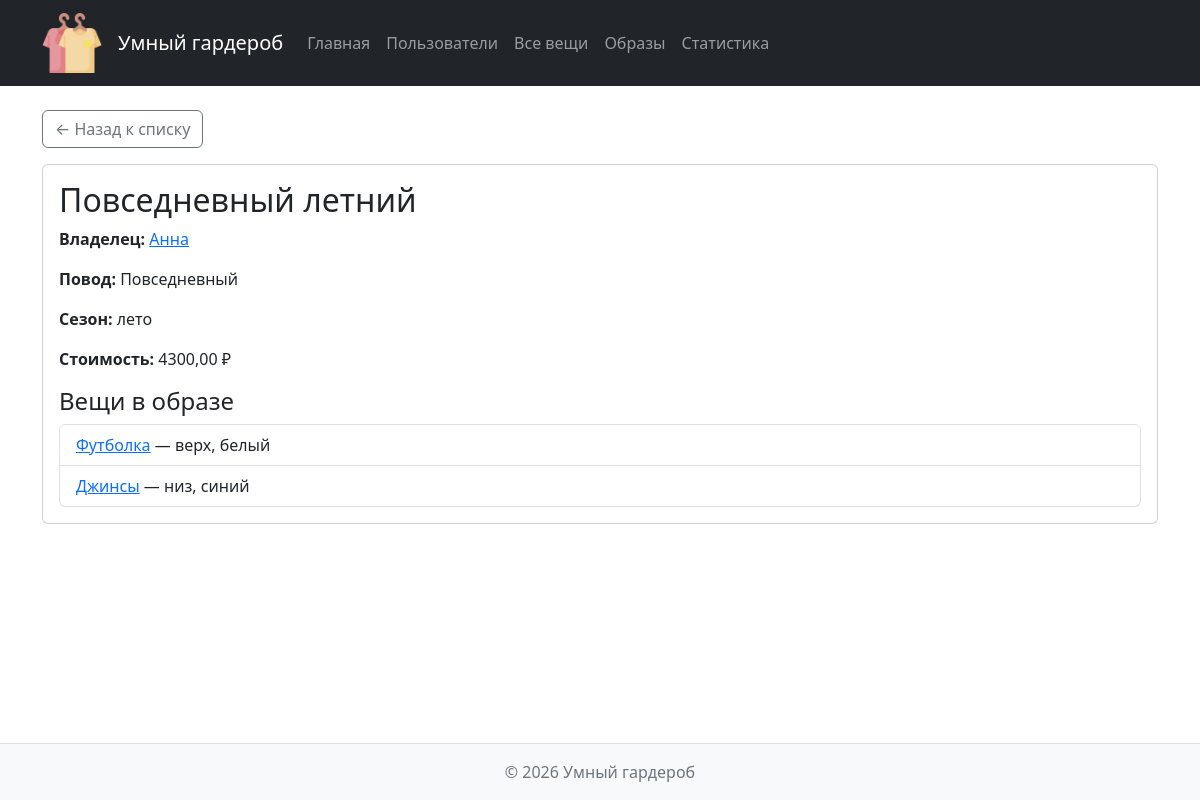
Page /outfits/1/ on the committed database.
### outfits/views.py (the view)
# urls.py: path("<int:outfit_id>/", views.outfit_detail, name="outfit_detail"),
def outfit_detail(request, outfit_id):
    conn = get_connection()
    conn.row_factory = sqlite3.Row
    outfit = conn.execute("""
        SELECT o.id, o.user_id, o.name, o.season, u.name AS user_name,
               CASE o.occasion
                   WHEN 'casual' THEN 'Повседневный'
                   WHEN 'business' THEN 'Деловой'
                   WHEN 'evening' THEN 'Вечерний'
                   WHEN 'sport' THEN 'Спортивный'
                   WHEN 'festive' THEN 'Праздничный'
                   ELSE o.occasion
               END AS occasion_display
        FROM outfits o
        JOIN users u ON o.user_id = u.id
        WHERE o.id = ?
    """, [outfit_id]).fetchone()
    if outfit is None:
        conn.close()
        return render(request, "outfits/404.html", status=404)
    items = conn.execute("""
        SELECT ci.id, ci.name, ci.color, ci.price, cat.name AS category_name
        FROM outfit_items oi
        JOIN clothing_items ci ON oi.clothing_item_id = ci.id
        LEFT JOIN categories cat ON ci.category_id = cat.id
        WHERE oi.outfit_id = ?
    """, [outfit_id]).fetchall()
    total_cost = sum(item['price'] for item in items)
    cat_names = {item['category_name'] for item in items if item['category_name']}
    is_complete = 'верх' in cat_names and 'низ' in cat_names
    conn.close()
    outfit_dict = dict(outfit)
    outfit_dict['total_cost'] = total_cost
    outfit_dict['is_complete'] = is_complete
    outfit_dict['items'] = [dict(item) for item in items]
    return render(request, "outfits/outfit_detail.html", {
        "outfit": outfit_dict,
    })

### db/database.py (called while the page is built)
def get_connection():
    conn = sqlite3.connect(DB_PATH)
    conn.execute("PRAGMA foreign_keys = ON")
    conn.row_factory = sqlite3.Row
    return conn

### outfits/templates/outfits/outfit_detail.html (shortened to what this page needs)
{% extends 'base.html' %}
{% block content %}
<a href="{% url 'outfits:outfit_list' %}" class="btn btn-outline-secondary mb-3">← Назад к списку</a>
<div class="card">
    <div class="card-body">
        <h2>{{ outfit.name }}</h2>
        <p><strong>Владелец:</strong> <a href="{% url 'accounts:user_detail' outfit.user_id %}">{{ outfit.user_name }}</a></p>
        <p><strong>Повод:</strong> {{ outfit.occasion_display }}</p>
        <p><strong>Сезон:</strong> {{ outfit.season }}</p>
        <p><strong>Стоимость:</strong> {{ outfit.total_cost|floatformat:2 }} ₽</p>
        <h4 class="mt-3">Вещи в образе</h4>
        {% if outfit.items %}
        <ul class="list-group">
            {% for item in outfit.items %}
            <li class="list-group-item">
                <a href="{% url 'wardrobe:clothing_detail' item.id %}">{{ item.name }}</a>
                — {{ item.category_name|default:"—" }}, {{ item.color }}
            </li>
            {% endfor %}
        </ul>
        {% else %}
        <p class="text-muted">Образ пока пуст.</p>
        {% endif %}
    </div>
</div>
{% endblock %}

### homepage/static/homepage/css/style.css (style rules this page uses)
body { min-height: 100vh; display: flex; flex-direction: column; }

### rows in the picture
outfits: name "Повседневный летний", season "лето"
users: user_name "Анна"
clothing_items: name "Футболка", category_name "верх", color "белый"
clothing_items: name "Джинсы", category_name "низ", color "синий"

### other values in the picture
{{ outfit.occasion_display }} "Повседневный"
{{ outfit.total_cost|floatformat:2 }} "4300,00"
